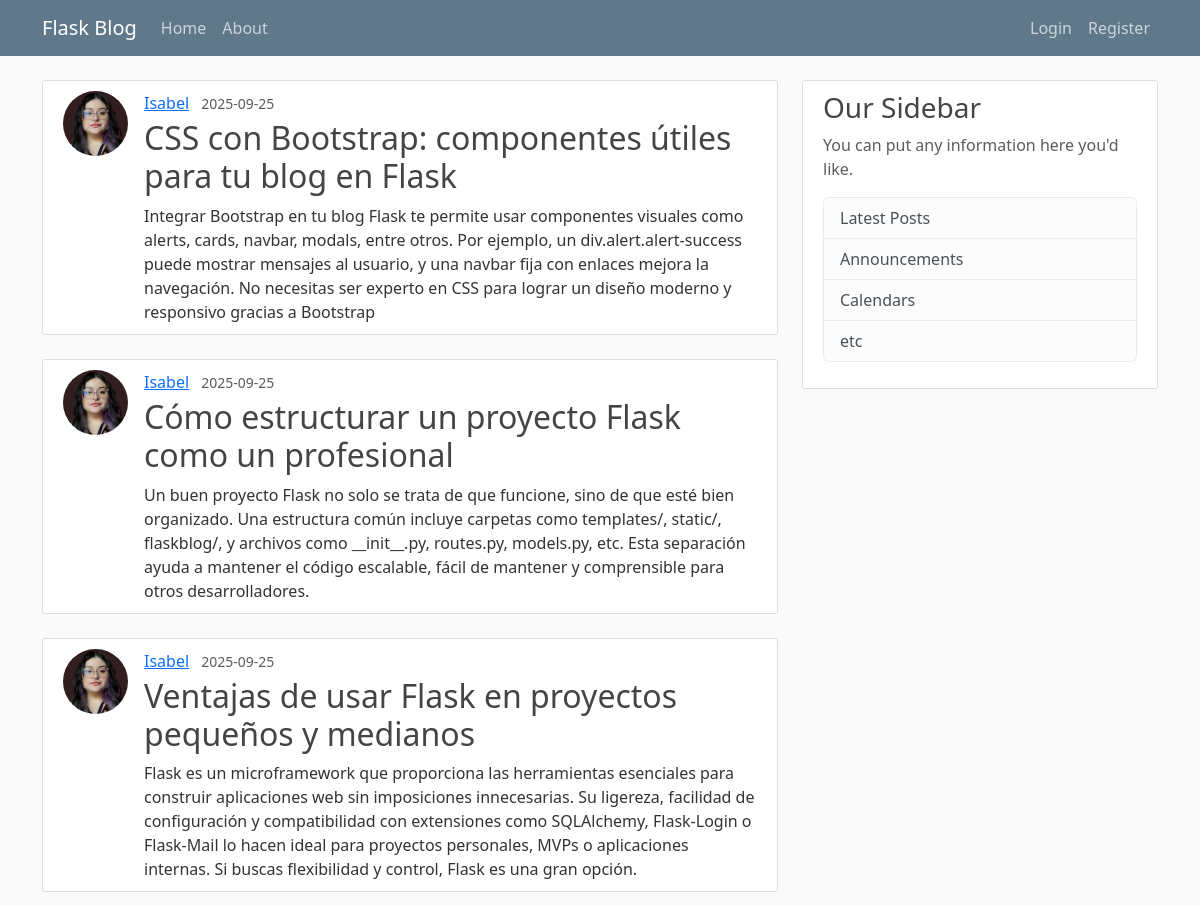
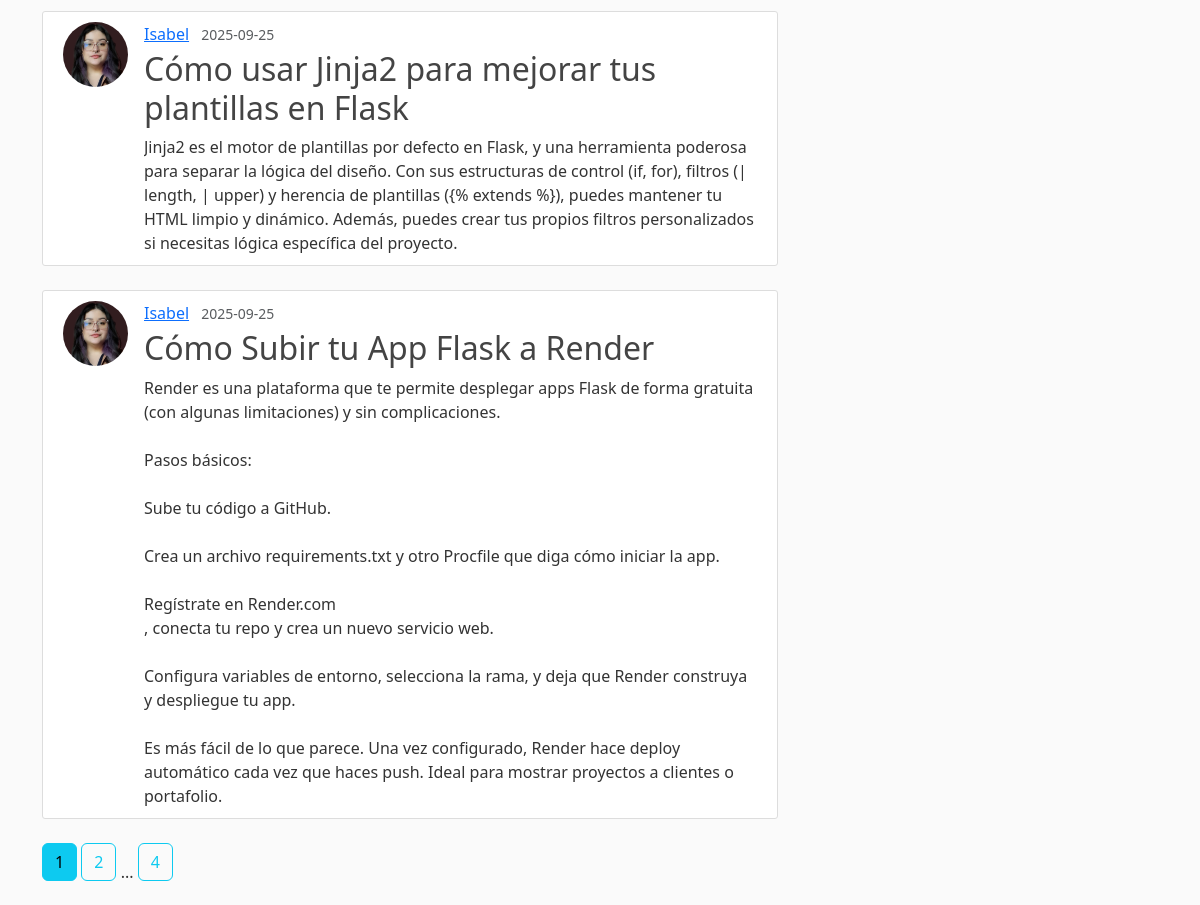
The page /home on the database its author committed (2 pictures, top to bottom).
### flaskblog/models.py (models this page shows, shortened)
class Post(db.Model):
    id = db.Column(db.Integer, primary_key=True)
    title = db.Column(db.String(100), nullable=False)
    date_posted = db.Column(db.DateTime, nullable=False, default=datetime.utcnow)
    content = db.Column(db.Text, nullable=False)
    user_id = db.Column(db.Integer, db.ForeignKey('user.id'), nullable=False)

class User(db.Model, UserMixin):
    id = db.Column(db.Integer, primary_key=True)
    username = db.Column(db.String(20), unique=True, nullable=False)
    email = db.Column(db.String(120), unique=True, nullable=False)
    image_file = db.Column(db.String(20), nullable=False, default='default.jpg')
    password = db.Column(db.String(60), nullable=False)
    posts = db.relationship('Post', backref='author', lazy=True)

### flaskblog/main/routes.py (the view)
@main.route('/')
@main.route('/home')
def home():
    page = request.args.get('page', 1, type=int)
    posts = Post.query.order_by(Post.date_posted.desc()).paginate(page=page, per_page=5)
    return render_template('home.html', posts=posts)

### flaskblog/templates/home.html
{% extends "layout.html" %}
{% block content %}
    {% for post in posts.items %}
        <article class="content-section d-flex mb-4">
            <img class="rounded-circle article-img" src="{{ url_for('static', filename='profile_pics/' + post.author.image_file) }}">
            <div>
                <div class="mb-1">
                  <a class="me-2" href="{{ url_for('users.user_posts', username=post.author.username) }}">{{ post.author.username }}</a>
                  <small class="text-muted">{{ post.date_posted.strftime('%Y-%m-%d') }}</small>
                </div>
                <h2><a class="article-title" href="{{ url_for('posts.post', post_id=post.id) }}">{{ post.title }}</a></h2>
                <div class="article-content">{{ post.content | e }}</div>
            </div>
        </article>
    {% endfor %}
    {% for page_num in posts.iter_pages(left_edge=1, right_edge=1, left_current=1, right_current=2) %}
        {% if page_num %}
            {% if posts.page == page_num %}
                <a class="btn btn-info mb-4" href="{{ url_for('main.home', page=page_num)}}">{{ page_num }}</a>
            {% else %}
                <a class="btn btn-outline-info mb-4" href="{{ url_for('main.home', page=page_num)}}">{{ page_num }}</a>
            {% endif %}
        {% else %}
            ...
        {% endif %}
    {% endfor %}
{% endblock content %}

### flaskblog/templates/layout.html (shortened to what this page needs)
<!DOCTYPE html>
<html lang="en">
<head>
<link href="https://cdn.jsdelivr.net/npm/bootstrap@5.3.8/dist/css/bootstrap.min.css" rel="stylesheet">
    <link href="{{ url_for('static', filename='main.css') }}" rel="stylesheet" type="text/css" >
</head>
<body>
    <header class="site-header">
      <nav class="navbar navbar-expand-md navbar-dark bg-steel fixed-top">
        <div class="container">
          <a class="navbar-brand mr-4" href="/">Flask Blog</a>
          <div class="collapse navbar-collapse" id="navbarToggle">
            <div class="navbar-nav me-auto">
              <a class="nav-item nav-link" href="{{ url_for('main.home') }}">Home</a>
              <a class="nav-item nav-link" href="{{ url_for('main.about') }}">About</a>
            </div>
            <div class="navbar-nav">
                {% if current_user.is_authenticated %}
                    <a class="nav-item nav-link" href="{{ url_for('posts.new_post') }}">New Post</a>
                    <a class="nav-item nav-link" href="{{ url_for('users.account') }}">Account</a>
                    <a class="nav-item nav-link" href="{{ url_for('users.logout') }}">Logout</a>
                {% else %}
                  <a class="nav-item nav-link" href="{{ url_for('users.login') }}">Login</a>
                  <a class="nav-item nav-link" href="{{ url_for('users.register') }}">Register</a>
                {% endif %}
            </div>
          </div>
        </div>
      </nav>
    </header>
    <main role="main" class="container">
      <div class="row">
        <div class="col-md-8">
            {% block content %}{% endblock %}
        </div>
        <div class="col-md-4">
          <div class="content-section">
            <h3>Our Sidebar</h3>
            <p class='text-muted'>You can put any information here you'd like.
              <ul class="list-group">
                <li class="list-group-item list-group-item-light">Latest Posts</li>
                <li class="list-group-item list-group-item-light">Announcements</li>
                <li class="list-group-item list-group-item-light">Calendars</li>
                <li class="list-group-item list-group-item-light">etc</li>
              </ul>
            </p>
          </div>
        </div>
      </div>
    </main>
</body>
</html>

### flaskblog/static/main.css (style rules this page uses)
body { background: #fafafa; color: #333333; margin-top: 5rem; }
h1, h2, h3, h4, h5, h6 { color: #444444; }
.bg-steel { background-color: #5f788a; }
.site-header .navbar-nav .nav-link { color: #cbd5db; }
.content-section { background: #ffffff; padding: 10px 20px; border: 1px solid #dddddd; border-radius: 3px; margin-bottom: 20px; }
.article-title { color: #444444; text-decoration: none; }
.article-content { white-space: pre-wrap; word-break: break-word; overflow-wrap: break-word; overflow-x: auto; }
.article-img { height: 65px; width: 65px; margin-right: 16px; }

### rows shown on the page
Post: image_file (picture), author.username "Isabel", date_posted "2025-09-25", title "CSS con Bootstrap: componentes útiles para tu blog en Flask", content "Integrar Bootstrap en tu blog Flask te permite usar componentes visuales como alerts, cards, navbar, modals, entre otros. Por ejemplo, un div.alert.alert-success puede mostrar mensajes al usuario, y una navbar fija con enlaces mejora la navegación. No necesitas ser experto en CSS para lograr un diseño moderno y responsivo gracias a Bootstrap"
Post: image_file (picture), author.username "Isabel", date_posted "2025-09-25", title "Cómo estructurar un proyecto Flask como un profesional", content "Un buen proyecto Flask no solo se trata de que funcione, sino de que esté bien organizado. Una estructura común incluye carpetas como templates/, static/, flaskblog/, y archivos como __init__.py, routes.py, models.py, etc. Esta separación ayuda a mantener el código escalable, fácil de mantener y comprensible para otros desarrolladores."
Post: image_file (picture), author.username "Isabel", date_posted "2025-09-25", title "Ventajas de usar Flask en proyectos pequeños y medianos", content "Flask es un microframework que proporciona las herramientas esenciales para construir aplicaciones web sin imposiciones innecesarias. Su ligereza, facilidad de configuración y compatibilidad con extensiones como SQLAlchemy, Flask-Login o Flask-Mail lo hacen ideal para proyectos personales, MVPs o aplicaciones internas. Si buscas flexibilidad y control, Flask es una gran opción.…"
Post: image_file (picture), author.username "Isabel", date_posted "2025-09-25", title "Cómo usar Jinja2 para mejorar tus plantillas en Flask", content "Jinja2 es el motor de plantillas por defecto en Flask, y una herramienta poderosa para separar la lógica del diseño. Con sus estructuras de control (if, for), filtros (| length, | upper) y herencia de plantillas ({% extends %}), puedes mantener tu HTML limpio y dinámico. Además, puedes crear tus propios filtros personalizados si necesitas lógica específica del proyecto."
Post: image_file (picture), author.username "Isabel", date_posted "2025-09-25", title "Cómo Subir tu App Flask a Render", content "Render es una plataforma que te permite desplegar apps Flask de forma gratuita (con algunas limitaciones) y sin complicaciones. Pasos básicos: Sube tu código a GitHub. Crea un archivo requirements.txt y otro Procfile que diga cómo iniciar la app. Regístrate en Render.com , conecta tu repo y crea un nuevo servicio web. Configura variables de entorno, selecciona la rama, y deja que Render construya y despliegue tu app. Es más fácil de lo que parece. Una vez configurado, Render hace deploy automático cada vez que haces push. Ideal para mostrar proyectos a clientes o portafolio."

### other values the page prints
{{ page_num }} "1"
{{ page_num }} "2" "4"
